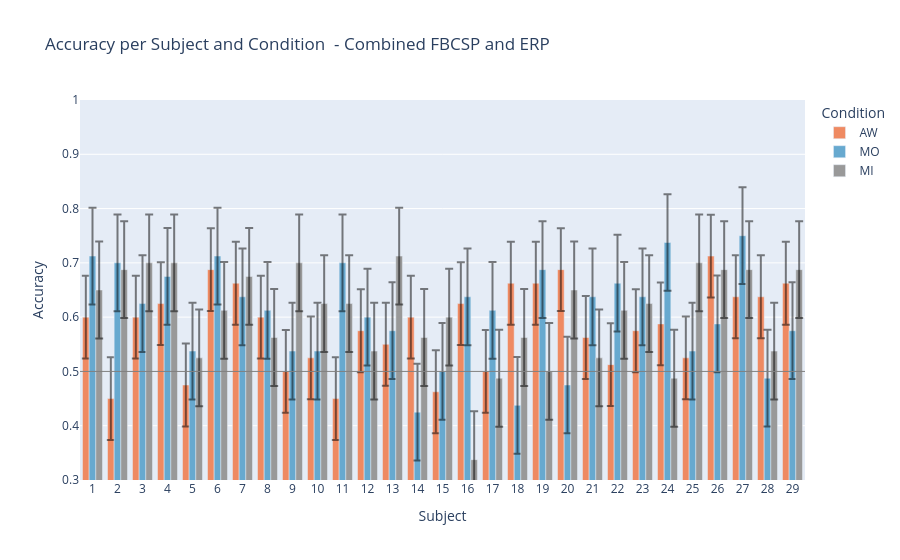

The notebook cell this image was saved under:
### Code cell
df=offline_classification[offline_classification['Feature_Extraction']=='Combined'].drop(columns=['Feature_Extraction','Selected_Features'])
df_grouped = df.iloc[:,1:].groupby('Condition').agg(['mean', 'std'])
print(df_grouped)

# Calculate means and stds for error bars
means = df.groupby('Condition')['Accuracy'].mean()
stds = df.groupby('Condition')['Accuracy'].std()

# Create Plotly grouped bar chart with error bars
fig_combined = go.Figure()

for condition in df['Condition'].unique():
    cond_df = df[df['Condition'] == condition]
    fig_combined.add_trace(go.Bar(
        x=cond_df['Subject'],
        y=cond_df['Accuracy'],
        name=condition,
        marker_color=colors[condition],
        error_y=dict(
            type='data',
            array=[stds[condition]] * len(cond_df),  # same std for all bars in this condition
            visible=True,
            color ='rgba(0,0,0,0.5)'

        )
    ))

# Add chance level line
fig_combined.add_hline(y=0.5, line_width=1, line_color="gray")

# Update layout to show subject IDs on x-axis ticks
fig_combined.update_layout(
    barmode='group',
    xaxis_title='Subject',
    yaxis_title='Accuracy',
    title='Accuracy per Subject and Condition  - Combined FBCSP and ERP',
    legend_title_text='Condition',
    xaxis=dict(
        tickmode='array',
        tickvals=offline_classification['Subject'].unique(),
        ticktext=offline_classification['Subject'].unique()
    ),
    yaxis=dict(range=[0.3, 1.0], tick0=0.4, dtick=0.1),
)

fig_combined.show()

### Figure 1 — Plotly figure (JSON) as saved in the notebook; plotly's stock layout.template omitted (floating-point values rounded to 4 significant figures)
{"data": [{"error_y": {"array": [0.07635, 0.07635, 0.07635, 0.07635, 0.07635, 0.07635, 0.07635, 0.07635, 0.07635, 0.07635, 0.07635, 0.07635, 0.07635, 0.07635, 0.07635, 0.07635, 0.07635, 0.07635, 0.07635, 0.07635, 0.07635, 0.07635, 0.07635, 0.07635, 0.07635, 0.07635, 0.07635, 0.07635, 0.07635], "color": "rgba(0,0,0,0.5)", "type": "data", "visible": true}, "marker": {"color": "#ef8a62"}, "name": "AW", "type": "bar", "x": [1, 2, 3, 4, 5, 6, 7, 8, 9, 10, 11, 12, 13, 14, 15, 16, 17, 18, 19, 20, 21, 22, 23, 24, 25, 26, 27, 28, 29], "y": [0.6, 0.45, 0.6, 0.625, 0.475, 0.6875, 0.6625, 0.6, 0.5, 0.525, 0.45, 0.575, 0.55, 0.6, 0.4625, 0.625, 0.5, 0.6625, 0.6625, 0.6875, 0.5625, 0.5125, 0.575, 0.5875, 0.525, 0.7125, 0.6375, 0.6375, 0.6625]}, {"error_y": {"array": [0.08905, 0.08905, 0.08905, 0.08905, 0.08905, 0.08905, 0.08905, 0.08905, 0.08905, 0.08905, 0.08905, 0.08905, 0.08905, 0.08905, 0.08905, 0.08905, 0.08905, 0.08905, 0.08905, 0.08905, 0.08905, 0.08905, 0.08905, 0.08905, 0.08905, 0.08905, 0.08905, 0.08905, 0.08905], "color": "rgba(0,0,0,0.5)", "type": "data", "visible": true}, "marker": {"color": "#67a9cf"}, "name": "MO", "type": "bar", "x": [1, 2, 3, 4, 5, 6, 7, 8, 9, 10, 11, 12, 13, 14, 15, 16, 17, 18, 19, 20, 21, 22, 23, 24, 25, 26, 27, 28, 29], "y": [0.7125, 0.7, 0.625, 0.675, 0.5375, 0.7125, 0.6375, 0.6125, 0.5375, 0.5375, 0.7, 0.6, 0.575, 0.425, 0.5, 0.6375, 0.6125, 0.4375, 0.6875, 0.475, 0.6375, 0.6625, 0.6375, 0.7375, 0.5375, 0.5875, 0.75, 0.4875, 0.575]}, {"error_y": {"array": [0.08918, 0.08918, 0.08918, 0.08918, 0.08918, 0.08918, 0.08918, 0.08918, 0.08918, 0.08918, 0.08918, 0.08918, 0.08918, 0.08918, 0.08918, 0.08918, 0.08918, 0.08918, 0.08918, 0.08918, 0.08918, 0.08918, 0.08918, 0.08918, 0.08918, 0.08918, 0.08918, 0.08918, 0.08918], "color": "rgba(0,0,0,0.5)", "type": "data", "visible": true}, "marker": {"color": "#999999"}, "name": "MI", "type": "bar", "x": [1, 2, 3, 4, 5, 6, 7, 8, 9, 10, 11, 12, 13, 14, 15, 16, 17, 18, 19, 20, 21, 22, 23, 24, 25, 26, 27, 28, 29], "y": [0.65, 0.6875, 0.7, 0.7, 0.525, 0.6125, 0.675, 0.5625, 0.7, 0.625, 0.625, 0.5375, 0.7125, 0.5625, 0.6, 0.3375, 0.4875, 0.5625, 0.5, 0.65, 0.525, 0.6125, 0.625, 0.4875, 0.7, 0.6875, 0.6875, 0.5375, 0.6875]}], "layout": {"barmode": "group", "legend": {"title": {"text": "Condition"}}, "shapes": [{"line": {"color": "gray", "width": 1}, "type": "line", "x0": 0, "x1": 1, "xref": "x domain", "y0": 0.5, "y1": 0.5, "yref": "y"}], "title": {"text": "Accuracy per Subject and Condition  - Combined FBCSP and ERP"}, "xaxis": {"tickmode": "array", "ticktext": [1, 2, 3, 4, 5, 6, 7, 8, 9, 10, 11, 12, 13, 14, 15, 16, 17, 18, 19, 20, 21, 22, 23, 24, 25, 26, 27, 28, 29], "tickvals": [1, 2, 3, 4, 5, 6, 7, 8, 9, 10, 11, 12, 13, 14, 15, 16, 17, 18, 19, 20, 21, 22, 23, 24, 25, 26, 27, 28, 29], "title": {"text": "Subject"}}, "yaxis": {"dtick": 0.1, "range": [0.3, 1], "tick0": 0.4, "title": {"text": "Accuracy"}}}}
